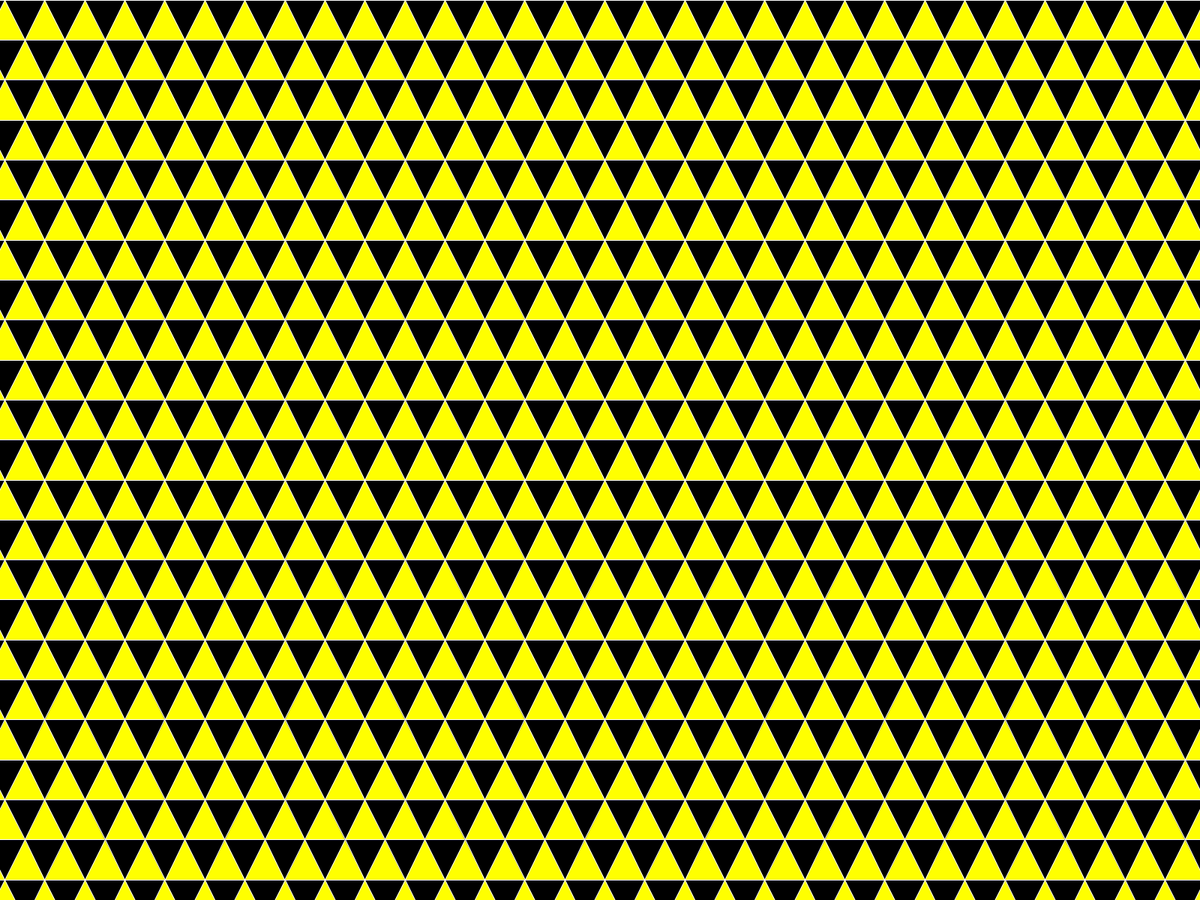
Frame 1 (no input)
Frame 60 (the mouse pressed at the canvas centre just before this capture): identical to frame 1, image omitted
Frame 120 (the mouse held since frame 60 and released just before this capture): identical to frame 1, image omitted

The Processing sketch that drew this single still picture (run headless with seeded random() and noise(); from frame 60 on, the mouse is pressed at the canvas centre):

// Processing sketch: Triangles
// ── Triangles.pde
boolean offset = true;
float widthPos = -100;
float heightPos = -100;
float shapeSize;

void setup() {
  fullScreen();
  stroke(255); 
  fill(0);
  shapeSize = width/30.0;
  
  background(255, 255, 0);
  for(int x = 0; x < width/shapeSize + 100; x++)
    {    
      for(int y = 0; y < height/shapeSize +100; y++)
      {
        triangle(widthPos + y%2 * shapeSize/2, heightPos, widthPos + shapeSize/2 + y%2 * shapeSize/2, heightPos + shapeSize, widthPos + shapeSize + (y%2 * shapeSize/2), heightPos);
        
        heightPos += shapeSize;
      }
      widthPos +=shapeSize;
      heightPos = 0;
    }
    
  widthPos = -100;
  heightPos = -100;
}

void draw() { 

}
